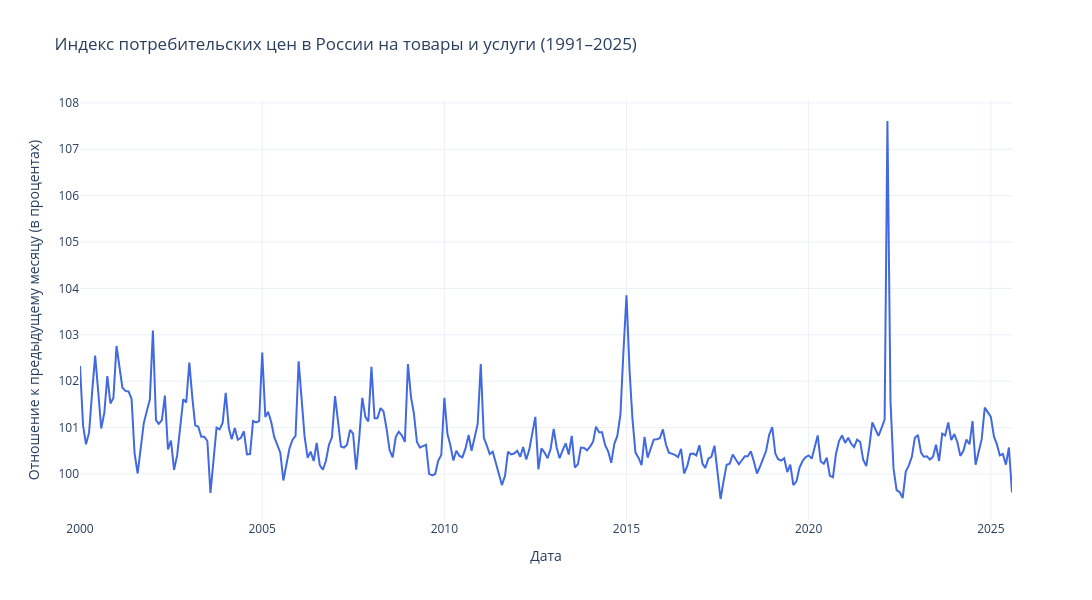

Notebook cell for this chart:
### Code cell
plot_2d(
    x=df_melted['date'],
    y=df_melted['cpi'],
    xlabel="Дата",
    ylabel="Отношение к предыдущему месяцу (в процентах)",
    title=f"Индекс потребительских цен в России на товары и услуги (1991–2025)"
)

### Figure 1 — Plotly figure (JSON) as saved in the notebook; plotly's stock layout.template omitted (floating-point values rounded to 4 significant figures; data arrays with more than 128 entries replaced by an {"elided": "..."} marker saying what was removed)
{"data": [{"hovertemplate": "Дата: %{x}<br>Значение: %{y:.4f} <extra></extra>", "line": {"color": "royalblue", "width": 2}, "mode": "lines", "x": {"elided": "308 str values"}, "y": {"elided": "308 float values"}, "type": "scatter"}], "layout": {"title": {"text": "Индекс потребительских цен в России на товары и услуги (1991–2025)"}, "xaxis": {"title": {"text": "Дата"}}, "yaxis": {"title": {"text": "Отношение к предыдущему месяцу (в процентах)"}}, "hovermode": "x unified", "width": 1100, "height": 600}}
